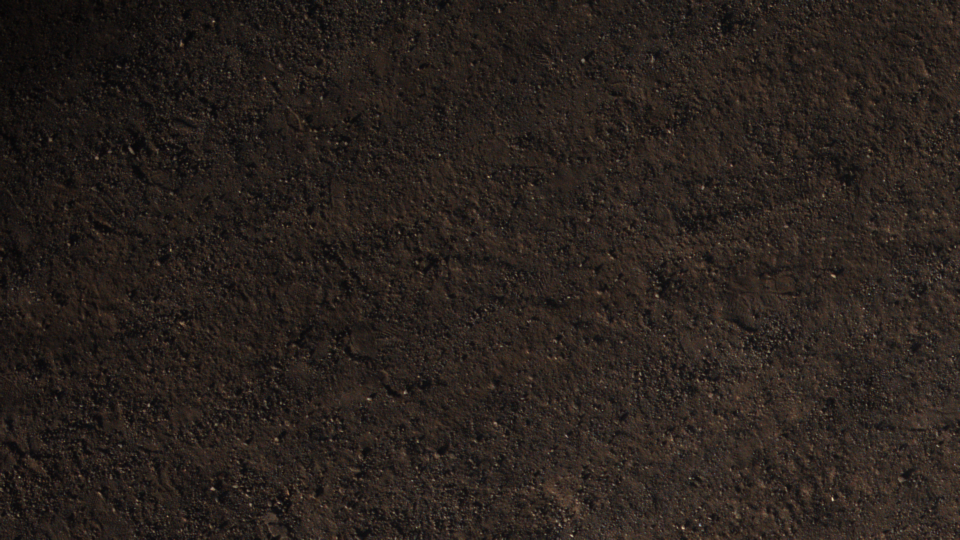
#> input picture runway/Latitude_37.6546495_Longitude_-121.8870811_Time_1969-12-31_16-05-40.png, 1920 x 1080 px (shown at 1/2 size); its folder holds 3 pictures in this run
$ python blender.py
#> lines starting #> are read from the running program, lines starting #| are printed output that depends on the picture; after the words box and inside, x2 and y2 are one past the last pixel; in counts of white or black regions, pixels touching at a corner belong together; pictures that were not available may be replaced by others from this repository, and a replacement may not be noted
#!/usr/bin/env python3
"""
Image Blending Pipeline - Step 1
================================

This script blends runway images with background textures to create
varied training data for the YOLO model. It processes images in parallel
for efficiency and creates quartered versions for data augmentation.

Author: UAVS25_26 Team
"""

import os
import cv2
import numpy as np
from pathlib import Path
import glob
import threading
from concurrent.futures import ThreadPoolExecutor, as_completed
import time

# Configuration constants
BLEND_PERCENTAGES = [10, 20, 30, 40, 50, 60, 70, 80, 90]
MAX_WORKERS = 12
SUPPORTED_EXTENSIONS = ['*.png', '*.jpg', '*.jpeg', '*.webp']


def blend_images(img1, img2, blend_percentage):
    """
    Blend two images with random patterns for realistic training data.

    Args:
        img1: First image (runway)
        img2: Second image (background texture)
        blend_percentage: Blend ratio (0-100, where 0 = 100% img1, 100 = 100% img2)

    Returns:
        Blended image as numpy array
    """
    # Ensure both images have the same dimensions
    if img1.shape != img2.shape:
        img2 = cv2.resize(img2, (img1.shape[1], img1.shape[0]))

    height, width = img1.shape[:2]
    base_alpha = blend_percentage / 100.0

    # Create alpha mask with random patterns
    alpha_mask = np.random.random((height, width)) * 0.3

    # Add random blobs for natural blending
    num_blobs = np.random.randint(2, 5)
    for _ in range(num_blobs):
        center_x = np.random.randint(0, width)
        center_y = np.random.randint(0, height)
        radius = np.random.randint(min(width, height) // 6, min(width, height) // 3)
        intensity = np.random.uniform(0.4, 0.8)

        # Create blob using Gaussian distribution
        y, x = np.ogrid[:height, :width]
        distance_sq = (x - center_x)**2 + (y - center_y)**2
        blob = intensity * np.exp(-distance_sq / (2 * radius**2))
        alpha_mask += blob

    # Add random streaks for texture variation
    num_streaks = np.random.randint(1, 4)
    for _ in range(num_streaks):
        start_x = np.random.randint(0, width)
        start_y = np.random.randint(0, height)
        end_x = np.random.randint(0, width)
        end_y = np.random.randint(0, height)
        thickness = np.random.randint(3, 10)
        intensity = np.random.uniform(0.3, 0.7)

        line_mask = np.zeros((height, width))
        cv2.line(line_mask, (start_x, start_y), (end_x, end_y), intensity, thickness)
        alpha_mask += line_mask

    # Normalize and apply final blend
    alpha_mask = np.clip(alpha_mask, 0, 1)
    alpha_mask = alpha_mask * base_alpha

    # Vectorized blending for performance
    alpha_mask_3d = alpha_mask[:, :, np.newaxis]
    blended = img1 * (1 - alpha_mask_3d) + img2 * alpha_mask_3d

    return blended.astype(np.uint8)


def load_image(image_path):
    """
    Load an image and handle different formats including WebP.

    Args:
        image_path: Path to the image file

    Returns:
        Loaded image as numpy array or None if failed
    """
    # Handle WebP files with PIL fallback
    if str(image_path).lower().endswith('.webp'):
        try:
            img = cv2.imread(str(image_path))
            if img is None:
                from PIL import Image
                pil_img = Image.open(image_path).convert('RGB')
                img = np.array(pil_img)
                img = cv2.cvtColor(img, cv2.COLOR_RGB2BGR)
        except Exception as e:
            print(f"Error loading {image_path}: {e}")
            return None
    else:
        img = cv2.imread(str(image_path))

    if img is None:
        print(f"Failed to load image: {image_path}")
        return None

    return img


def cut_image_into_quarters(img):
    """
    Cut an image into 4 equal quarters for data augmentation.

    Args:
        img: Input image

    Returns:
        Tuple of 4 quarter images (top_left, top_right, bottom_left, bottom_right)
    """
    height, width = img.shape[:2]
    mid_h, mid_w = height // 2, width // 2

    # Create 4 quarters
    top_left = img[:mid_h, :mid_w]
    top_right = img[:mid_h, mid_w:]
    bottom_left = img[mid_h:, :mid_w]
    bottom_right = img[mid_h:, mid_w:]

    return top_left, top_right, bottom_left, bottom_right


def process_combination(args):
    """
    Process a single combination of runway image, background image, and blend percentage.

    Args:
        args: Tuple containing (runway_img, bg_img, runway_name, bg_name,
              blend_pct, output_dir, yolo_dir)

    Returns:
        List of saved filenames
    """
    runway_img, bg_img, runway_name, bg_name, blend_pct, output_dir, yolo_dir = args

    # Blend images
    blended_img = blend_images(runway_img, bg_img, blend_pct)

    # Cut the blended image into 4 quarters
    quarters = cut_image_into_quarters(blended_img)
    quarter_names = ['top_left', 'top_right', 'bottom_left', 'bottom_right']

    saved_files = []

    # Save each quarter
    for i, (quarter_img, quarter_name) in enumerate(zip(quarters, quarter_names)):
        # Create output filename for quarter
        output_filename = f"{runway_name}_blended_{bg_name}_{blend_pct}pct_{quarter_name}.png"
        output_path = output_dir / output_filename

        # Save quarter image
        cv2.imwrite(str(output_path), quarter_img)

        # Create blank YOLO annotation file for quarter
        yolo_filename = f"{runway_name}_blended_{bg_name}_{blend_pct}pct_{quarter_name}.txt"
        yolo_path = yolo_dir / yolo_filename
        yolo_path.write_text("")  # Create empty file

        saved_files.append(output_filename)

    return saved_files


def load_all_images(directory_path):
    """
    Load all images from a directory with progress tracking.

    Args:
        directory_path: Path to directory containing images

    Returns:
        List of tuples (image, filename_stem)
    """
    loaded_images = []

    for ext in SUPPORTED_EXTENSIONS:
        for img_path in directory_path.glob(ext):
            img = load_image(img_path)
#> in load_image, img is the input picture: shape (1080, 1920, 3); mean B, G, R 28.6, 33.2, 40.7
            if img is not None:
                loaded_images.append((img, img_path.stem))

    return loaded_images


def main():
    """Main function to run the image blending pipeline."""
    print("Starting Image Blending Pipeline...")
    print("=" * 50)

    # Setup directories
    runway_dir = Path("runway")
    bg_mixer_dir = Path("bg_mixer")
    output_dir = Path("blended_images")
    yolo_dir = Path("yolo_text")

    # Create output directories
    output_dir.mkdir(exist_ok=True)
    yolo_dir.mkdir(exist_ok=True)

    # Load all images
    print("Loading runway images...")
    loaded_runway_images = load_all_images(runway_dir)
    print(f"Loaded {len(loaded_runway_images)} runway images")

    print("Loading background images...")
    loaded_bg_images = load_all_images(bg_mixer_dir)
    print(f"Loaded {len(loaded_bg_images)} background images")

    # Create all combinations
    print("Creating image combinations...")
    combinations = []
    for runway_img, runway_name in loaded_runway_images:
        for bg_img, bg_name in loaded_bg_images:
            for blend_pct in BLEND_PERCENTAGES:
                combinations.append((runway_img, bg_img, runway_name, bg_name,
                                   blend_pct, output_dir, yolo_dir))

    total_combinations = len(combinations)
    print(f"Total combinations to process: {total_combinations}")

    # Process with multi-threading
    print("Starting parallel processing...")
    completed_count = 0
    total_files_created = 0
    start_time = time.time()

    with ThreadPoolExecutor(max_workers=MAX_WORKERS) as executor:
        # Submit all tasks
        future_to_combination = {
            executor.submit(process_combination, combo): combo
            for combo in combinations
        }
#> after the loop in blend_images, `for _ in range(num_streaks):`:
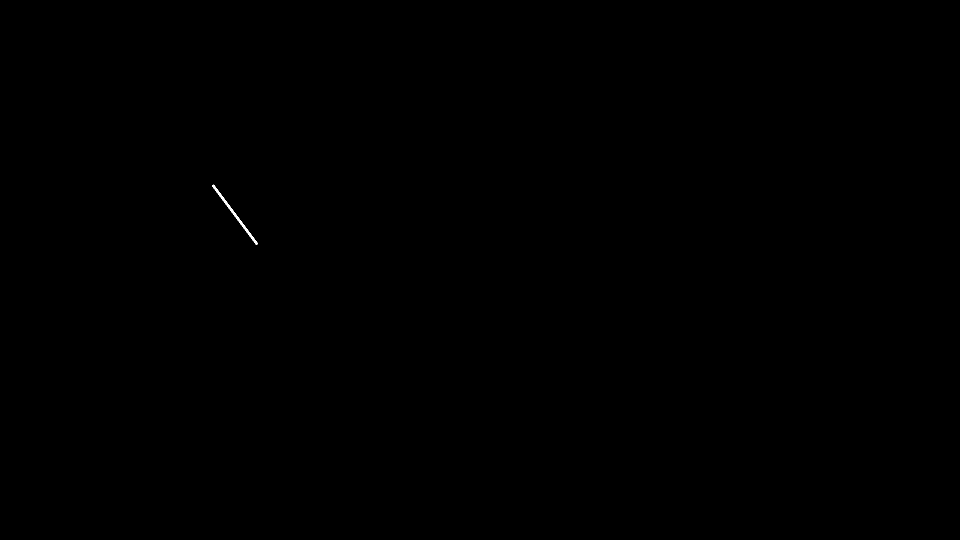
#> line_mask: shape (1080, 1920) float64 (shown at 1/2 size); values 0 (black) and 0.334 (white), 0.03% white; 1 white region, box (x1, y1, x2, y2) and area: (424, 369, 516, 490) 682
#> in cut_image_into_quarters, `bottom_right = img[mid_h:, mid_w:]`:
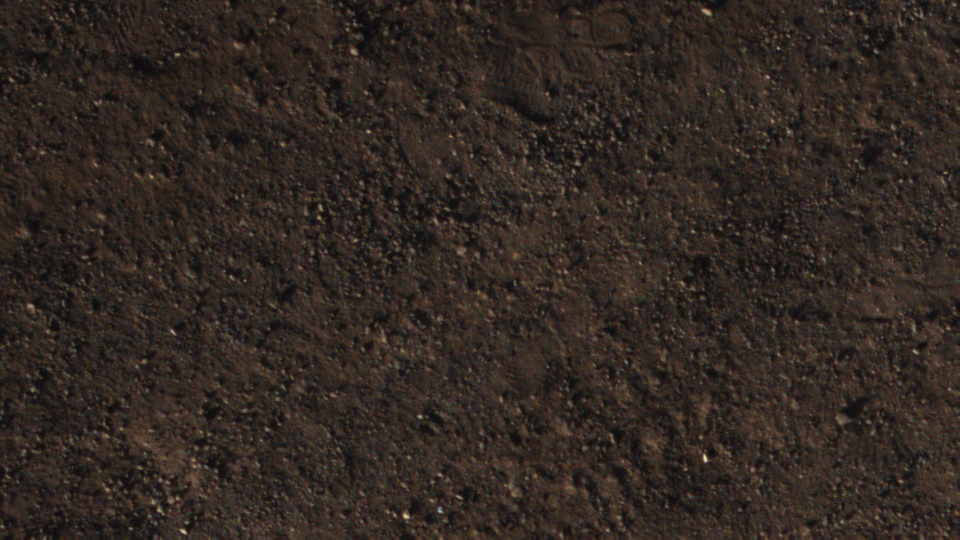
#> bottom_right: shape (540, 960, 3); mean B, G, R 34.8, 40.5, 49.7
#> the loop in process_combination, `for i, (quarter_img, quarter_name) in enumerate(zip(quarters, quarter_..` made 4 passes
#> quarter_name on passes 1 to 4: 'top_left', 'top_right', 'bottom_left', 'bottom_right'
#> after the loop in process_combination, `for i, (quarter_img, quarter_name) in enumerate(zip(quarters, quarter_..`: saved_files = 4 items
#> call 2 of blend_images, with blend_percentage = 20
#> in blend_images (call 2), `base_alpha = blend_percentage / 100.0`: base_alpha = 0.2
#> after the loop in blend_images (call 2), `for _ in range(num_streaks):`:
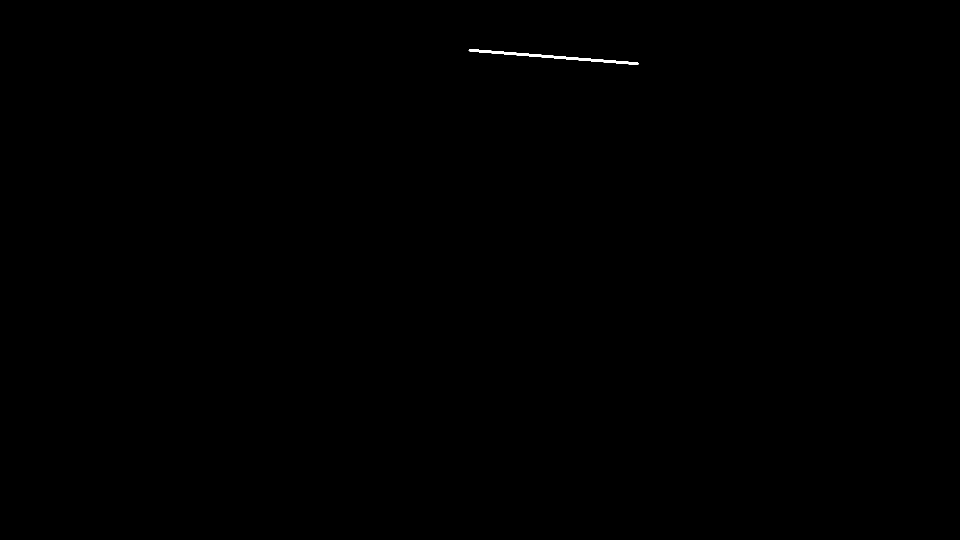
#> line_mask: shape (1080, 1920) float64 (shown at 1/2 size); values 0 (black) and 0.62 (white), 0.08% white; 1 white region, box (x1, y1, x2, y2) and area: (937, 98, 1278, 130) 1690
#> the loop in process_combination (call 2), `for i, (quarter_img, quarter_name) in enumerate(zip(quarters, quarter_..` made 4 passes
#> call 3 of blend_images, with blend_percentage = 30
#> in blend_images (call 3), `base_alpha = blend_percentage / 100.0`: base_alpha = 0.3
#> after the loop in blend_images (call 3), `for _ in range(num_streaks):`: line_mask: shape (1080, 1920) float64; values 0 (black) and 0.303 (white), 0.22% white; 1 white region, box (x1, y1, x2, y2) and area: (1002, 911, 1656, 980) 4540
#> in blend_images (call 3), `alpha_mask = np.clip(alpha_mask, 0, 1)`:
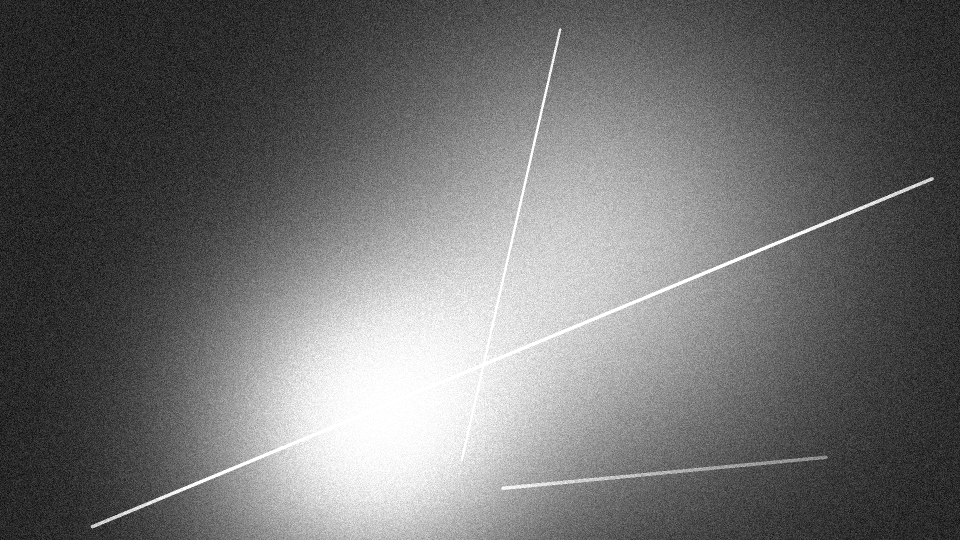
#> alpha_mask: shape (1080, 1920) float64 (shown at 1/2 size); min 0.000542, max 1, mean 0.437
#> call 4 of blend_images, with blend_percentage = 40
#> in blend_images (call 4), `base_alpha = blend_percentage / 100.0`: base_alpha = 0.4
#> after the loop in blend_images (call 4), `for _ in range(num_blobs):`:
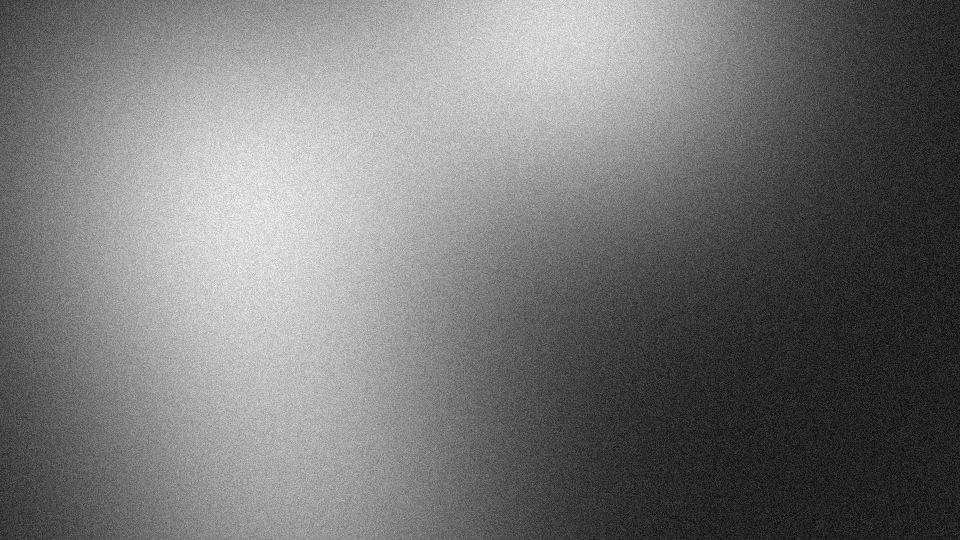
#> alpha_mask: shape (1080, 1920) float64 (shown at 1/2 size); min 0.000267, max 1.13, mean 0.527; drawn with min black and max white
#> after the loop in blend_images (call 4), `for _ in range(num_streaks):`:
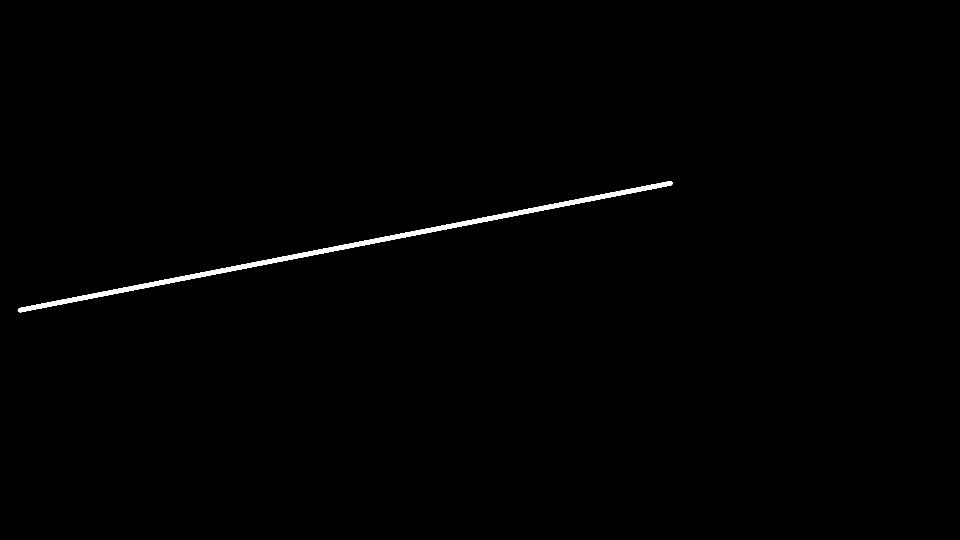
#> line_mask: shape (1080, 1920) float64 (shown at 1/2 size); values 0 (black) and 0.606 (white), 0.58% white; 1 white region, box (x1, y1, x2, y2) and area: (35, 362, 1346, 625) 12084
#> in blend_images (call 4), `alpha_mask = alpha_mask * base_alpha`:
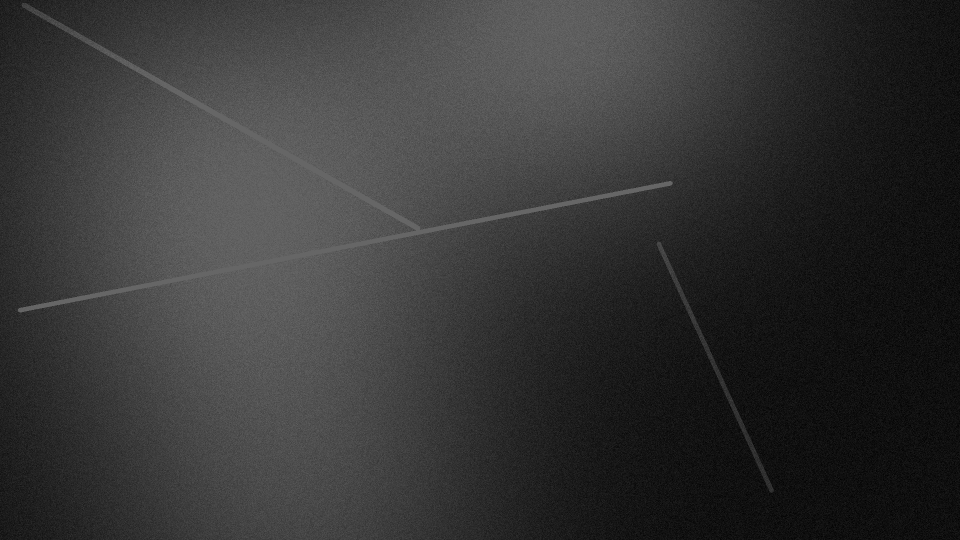
#> alpha_mask: shape (1080, 1920) float64 (shown at 1/2 size); min 0.000107, max 0.4, mean 0.212

        # Process completed tasks
        for future in as_completed(future_to_combination):
            completed_count += 1
            result = future.result()
            if result:
                total_files_created += len(result)  # Each combination creates 4 files

            # Progress reporting
            if completed_count % 10 == 0:
                elapsed_time = time.time() - start_time
                rate = completed_count / elapsed_time if elapsed_time > 0 else 0
                eta = (total_combinations - completed_count) / rate if rate > 0 else 0
                print(f"Progress: {completed_count}/{total_combinations} "
                      f"({completed_count/total_combinations*100:.1f}%) - "
                      f"Files: {total_files_created} - Rate: {rate:.1f}/s - ETA: {eta:.1f}s")

    # Final summary
    total_time = time.time() - start_time
    print("\n" + "=" * 50)
    print("BLENDING PIPELINE COMPLETE!")
    print("=" * 50)
    print(f"Created {total_files_created} image files and annotation files")
    print(f"Images saved to: '{output_dir}'")
    print(f"YOLO annotations saved to: '{yolo_dir}'")
    print(f"Total time: {total_time:.1f} seconds")
    print(f"Average rate: {completed_count/total_time:.1f} combinations/second")


if __name__ == "__main__":
    main()
